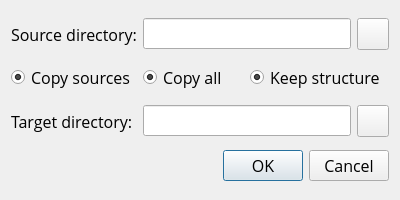
<?xml version="1.0" encoding="UTF-8"?>
<ui version="4.0">
 <class>ScanFolderDialog</class>
 <widget class="QDialog" name="ScanFolderDialog">
  <property name="geometry">
   <rect>
    <x>0</x>
    <y>0</y>
    <width>400</width>
    <height>200</height>
   </rect>
  </property>
  <property name="minimumSize">
   <size>
    <width>400</width>
    <height>200</height>
   </size>
  </property>
  <property name="maximumSize">
   <size>
    <width>400</width>
    <height>200</height>
   </size>
  </property>
  <property name="font">
   <font>
    <family>Open Sans</family>
    <pointsize>12</pointsize>
   </font>
  </property>
  <property name="windowTitle">
   <string>PTNG Workbench</string>
  </property>
  <layout class="QGridLayout" name="gridLayout">
   <item row="2" column="0">
    <widget class="QLabel" name="tdLabel">
     <property name="text">
      <string>Target directory:</string>
     </property>
    </widget>
   </item>
   <item row="2" column="3">
    <widget class="QPushButton" name="tdPushButton">
     <property name="minimumSize">
      <size>
       <width>32</width>
       <height>32</height>
      </size>
     </property>
     <property name="maximumSize">
      <size>
       <width>32</width>
       <height>32</height>
      </size>
     </property>
     <property name="text">
      <string/>
     </property>
     <property name="icon">
      <iconset resource="../res/workbench.qrc">
       <normaloff>:/images/folder_open_01.png</normaloff>:/images/folder_open_01.png</iconset>
     </property>
    </widget>
   </item>
   <item row="0" column="3">
    <widget class="QPushButton" name="sdPushButton">
     <property name="minimumSize">
      <size>
       <width>32</width>
       <height>32</height>
      </size>
     </property>
     <property name="maximumSize">
      <size>
       <width>32</width>
       <height>32</height>
      </size>
     </property>
     <property name="text">
      <string/>
     </property>
     <property name="icon">
      <iconset resource="../res/workbench.qrc">
       <normaloff>:/images/folder_open_01.png</normaloff>:/images/folder_open_01.png</iconset>
     </property>
    </widget>
   </item>
   <item row="0" column="0">
    <widget class="QLabel" name="sdLabel">
     <property name="text">
      <string>Source directory:</string>
     </property>
    </widget>
   </item>
   <item row="1" column="0">
    <widget class="QRadioButton" name="copyRadioButton">
     <property name="text">
      <string>Copy sources</string>
     </property>
     <property name="checked">
      <bool>true</bool>
     </property>
     <property name="autoExclusive">
      <bool>false</bool>
     </property>
    </widget>
   </item>
   <item row="3" column="0" colspan="4">
    <widget class="QDialogButtonBox" name="buttonBox">
     <property name="orientation">
      <enum>Qt::Horizontal</enum>
     </property>
     <property name="standardButtons">
      <set>QDialogButtonBox::Cancel|QDialogButtonBox::Ok</set>
     </property>
    </widget>
   </item>
   <item row="1" column="1">
    <widget class="QRadioButton" name="caRadioButton">
     <property name="text">
      <string>Copy all</string>
     </property>
     <property name="checked">
      <bool>true</bool>
     </property>
     <property name="autoExclusive">
      <bool>false</bool>
     </property>
    </widget>
   </item>
   <item row="0" column="1" colspan="2">
    <widget class="QLineEdit" name="sdLineEdit"/>
   </item>
   <item row="2" column="1" colspan="2">
    <widget class="QLineEdit" name="tdLineEdit"/>
   </item>
   <item row="1" column="2" colspan="2">
    <widget class="QRadioButton" name="dsRadioButton">
     <property name="text">
      <string>Keep structure</string>
     </property>
     <property name="checked">
      <bool>true</bool>
     </property>
     <property name="autoExclusive">
      <bool>false</bool>
     </property>
    </widget>
   </item>
  </layout>
 </widget>
 <resources>
  <include location="../res/workbench.qrc"/>
 </resources>
 <connections>
  <connection>
   <sender>buttonBox</sender>
   <signal>accepted()</signal>
   <receiver>ScanFolderDialog</receiver>
   <slot>accept()</slot>
   <hints>
    <hint type="sourcelabel">
     <x>248</x>
     <y>254</y>
    </hint>
    <hint type="destinationlabel">
     <x>157</x>
     <y>274</y>
    </hint>
   </hints>
  </connection>
  <connection>
   <sender>buttonBox</sender>
   <signal>rejected()</signal>
   <receiver>ScanFolderDialog</receiver>
   <slot>reject()</slot>
   <hints>
    <hint type="sourcelabel">
     <x>316</x>
     <y>260</y>
    </hint>
    <hint type="destinationlabel">
     <x>286</x>
     <y>274</y>
    </hint>
   </hints>
  </connection>
 </connections>
</ui>
